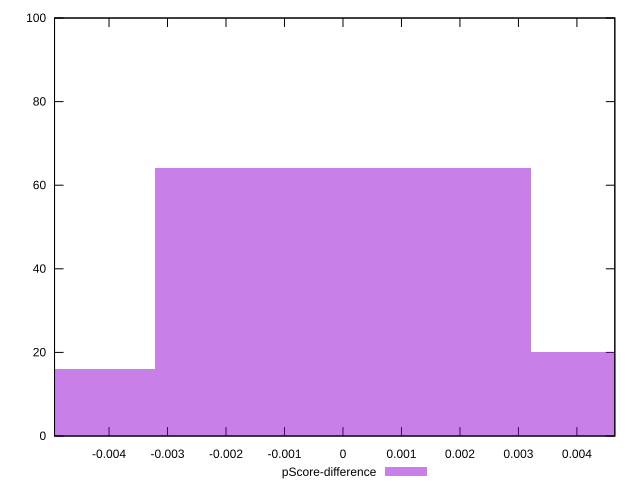

Source code (gnuplot):
reset

$pScoreDifference <<EOF
0 64
-0.006444208834195689 16
0.006444208834195689 20
EOF

set key outside below
set boxwidth 0.006444208834195689
set xrange [-0.004931822957321863:0.004648231415178894]
set yrange [0:100]
set trange [0:100]
set style fill transparent solid 0.5 noborder
set terminal svg size 640, 490 enhanced background rgb 'white'
set output "report_00019_2021-02-10T18-14-37.922Z//max-potential-fid/samples/pages+cached+noadtech+nomedia/pScore-difference/histogram.svg"

plot $pScoreDifference title "pScore-difference" with boxes

reset
